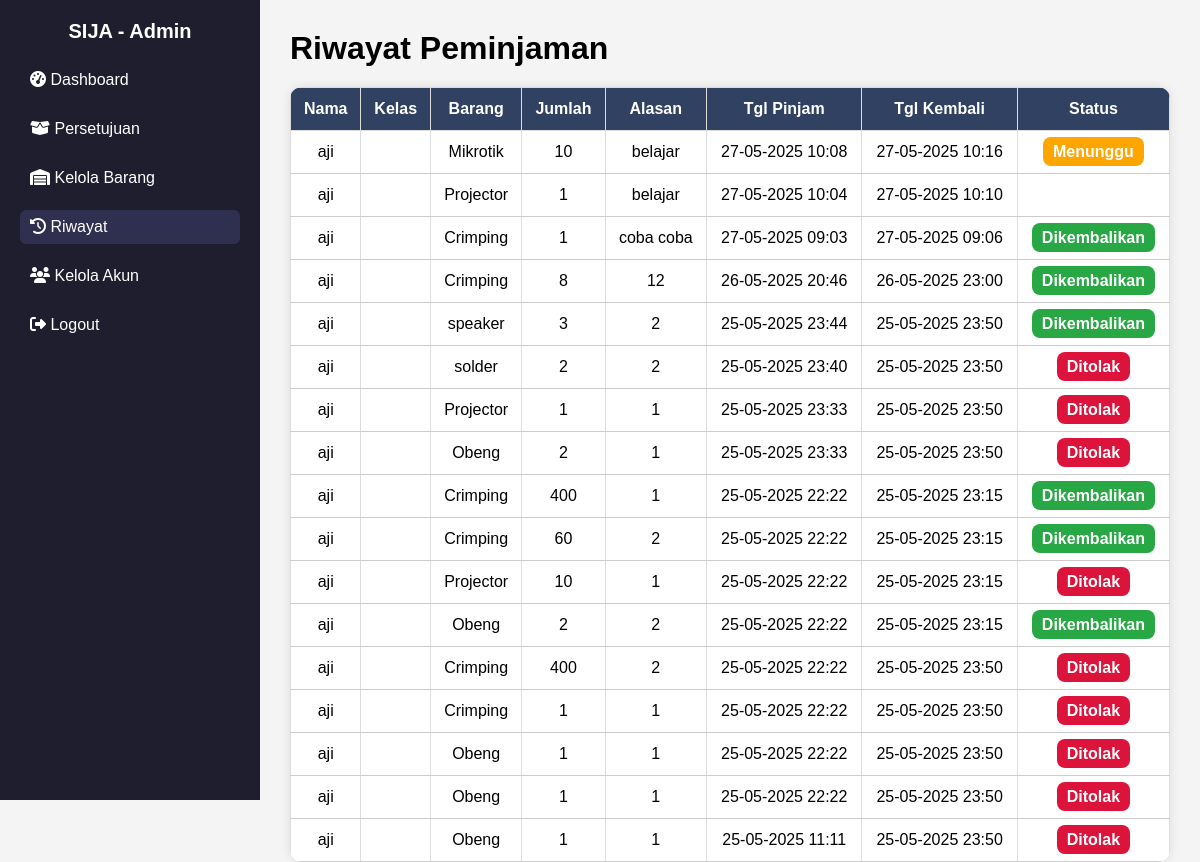
Page /projeksaas/admin/riwayat.php (signed in) on the committed database.
### tables this page shows
CREATE TABLE `peminjaman` (
  `id` int(11) NOT NULL,
  `nomor_id` int(8) NOT NULL,
  `nama` varchar(100) NOT NULL,
  `kelas` varchar(50) NOT NULL,
  `id_barang` int(11) NOT NULL,
  `alasan` text NOT NULL,
  `jumlah` int(11) NOT NULL,
  `status` enum('menunggu','disetujui','ditolak','dipinjam','dikembalikan') NOT NULL,
  `tanggal_pinjam` datetime NOT NULL,
  `tanggal_kembali` datetime NOT NULL,
  `created_at` timestamp NOT NULL DEFAULT current_timestamp()
);

CREATE TABLE `barang` (
  `id` int(11) NOT NULL,
  `gambar` varchar(255) NOT NULL,
  `nama_barang` varchar(100) NOT NULL,
  `stok` int(11) NOT NULL,
  `kategori` varchar(50) NOT NULL,
  `lokasi` varchar(100) NOT NULL,
  `kondisi` varchar(50) NOT NULL
);

### projeksaas/admin/riwayat.php (the view, shortened to what this page needs)
<?php
include "../config/db.php";
$query = mysqli_query($conn, "
  SELECT p.*, b.nama_barang
  FROM peminjaman p
  JOIN barang b ON p.id_barang = b.id
  ORDER BY p.tanggal_pinjam DESC
");
?>
<!DOCTYPE html>
<html lang="id">
<head>
  <link rel="stylesheet" href="style/riwayat.css">
  <link rel="stylesheet" href="style/admin.css">
   <link rel="stylesheet" href="https://cdnjs.cloudflare.com/ajax/libs/font-awesome/6.4.0/css/all.min.css">
</head>
<body>
<div class="admin-wrapper">
  <aside class="admin-sidebar">
    <h2>SIJA - Admin</h2>
    <ul>
      <li><a href="dashboard.php"><i class="fas fa-tachometer-alt"></i> Dashboard</a></li>
      <li><a href="persetujuan.php"><i class="fas fa-box-open"></i> Persetujuan</a></li>
      <li><a href="barang.php"><i class="fas fa-warehouse"></i> Kelola Barang</a></li>
      <li><a href="riwayat.php" class="active"><i class="fas fa-history"></i> Riwayat</a></li>
        <li><a href="akun.php"><i class="fas fa-users"></i> Kelola Akun</a></li>
      <li><a href="../proses/logout.php" id="logoutBtn"><i class="fas fa-sign-out-alt"></i> Logout</a></li>
    </ul>
  </aside>
  <main class="admin-main">
    <h1>Riwayat Peminjaman</h1>
    <table class="table-barang">
      <thead>
        <tr>
          <th>Nama</th>
          <th>Kelas</th>
          <th>Barang</th>
          <th>Jumlah</th>
          <th>Alasan</th>
          <th>Tgl Pinjam</th>
          <th>Tgl Kembali</th>
          <th>Status</th>
        </tr>
      </thead>
      <tbody>
        <?php while ($row = mysqli_fetch_assoc($query)): ?>
          <tr>
            <td><?= $row['nama'] ?></td>
            <td><?= $row['kelas'] ?></td>
            <td><?= $row['nama_barang'] ?></td>
            <td><?= $row['jumlah'] ?></td>
            <td><?= $row['alasan'] ?></td>
            <td><?= date('d-m-Y H:i', strtotime($row['tanggal_pinjam'])) ?></td>
            <td><?= date('d-m-Y H:i', strtotime($row['tanggal_kembali'])) ?></td>
            <td><?php
    $status = $row['status'];
    $class = match($status) {
      'menunggu'   => 'badge orange',
      'dipinjam'   => 'badge blue',
      'ditolak'    => 'badge red',
      'dikembalikan' => 'badge green',
      default      => 'badge'
    };
  ?>
  <span class="<?= $class ?>"><?= ucfirst($status) ?></span>
</td>
          </tr>
        <?php endwhile; ?>
      </tbody>
    </table>
  </main>
</div>
</body>
</html>

### projeksaas/admin/style/riwayat.css (style rules this page uses)
.badge { padding: 6px 10px; border-radius: 8px; font-weight: bold; color: white; text-transform: capitalize; }
.badge.orange { background-color: orange; }
.badge.red { background-color: crimson; }
.badge.green { background-color: #28a745; }

### projeksaas/admin/style/admin.css (style rules this page uses)
* { margin: 0; padding: 0; box-sizing: border-box; font-family: sans-serif; }
body { display: flex; height: 100vh; background-color: #f4f4f4; }
.admin-wrapper { display: flex; width: 100%; }
.admin-sidebar { width: 260px; background-color: #1e1e2f; color: white; padding: 20px; min-height: 100vh; position: fixed; }
.admin-sidebar h2 { margin-bottom: 20px; font-size: 20px; text-align: center; }
.admin-sidebar ul { list-style: none; }
.admin-sidebar ul li { margin-bottom: 15px; }
.admin-sidebar ul li a { color: white; text-decoration: none; padding: 8px 10px; display: block; border-radius: 6px; transition: 0.3s; }
.admin-sidebar ul li a.active, .admin-sidebar ul li a:hover { background-color: #2f2f4f; }
.admin-main { flex-grow: 1; padding: 30px; background-color: #f4f4f4; margin-left: 260px; }
.table-barang th, .table-barang td { padding: 10px; text-align: center; }
.table-barang { width: 100%; border-collapse: collapse; margin-top: 20px; }
.table-barang th, .table-barang td { padding: 10px; border: 1px solid #ddd; text-align: center; }
.table-barang th { background-color: #314161; color: white; padding: 12px; }
.table-barang td { border-bottom: 1px solid #ccc; padding: 12px; }
table { width: 100%; border-collapse: collapse; background: #fff; border-radius: 12px; overflow: hidden; box-shadow: 0 0 10px rgba(0, 0, 0, 0.1); }
a { text-decoration: none; }

### rows in the picture
peminjaman: nama "aji", id_barang.nama_barang "Mikrotik", jumlah "10", alasan "belajar", tanggal_pinjam "27-05-2025 10:08", tanggal_kembali "27-05-2025 10:16", status "Menunggu"
peminjaman: nama "aji", id_barang.nama_barang "Projector", jumlah "1", alasan "belajar", tanggal_pinjam "27-05-2025 10:04", tanggal_kembali "27-05-2025 10:10"
peminjaman: nama "aji", id_barang.nama_barang "Crimping", jumlah "1", alasan "coba coba", tanggal_pinjam "27-05-2025 09:03", tanggal_kembali "27-05-2025 09:06", status "Dikembalikan"
peminjaman: nama "aji", id_barang.nama_barang "Crimping", jumlah "8", alasan "12", tanggal_pinjam "26-05-2025 20:46", tanggal_kembali "26-05-2025 23:00", status "Dikembalikan"
peminjaman: nama "aji", id_barang.nama_barang "speaker", jumlah "3", alasan "2", tanggal_pinjam "25-05-2025 23:44", tanggal_kembali "25-05-2025 23:50", status "Dikembalikan"
peminjaman: nama "aji", id_barang.nama_barang "solder", jumlah "2", alasan "2", tanggal_pinjam "25-05-2025 23:40", tanggal_kembali "25-05-2025 23:50", status "Ditolak"
peminjaman: nama "aji", id_barang.nama_barang "Projector", jumlah "1", alasan "1", tanggal_pinjam "25-05-2025 23:33", tanggal_kembali "25-05-2025 23:50", status "Ditolak"
peminjaman: nama "aji", id_barang.nama_barang "Obeng", jumlah "2", alasan "1", tanggal_pinjam "25-05-2025 23:33", tanggal_kembali "25-05-2025 23:50", status "Ditolak"
peminjaman: nama "aji", id_barang.nama_barang "Crimping", jumlah "400", alasan "1", tanggal_pinjam "25-05-2025 22:22", tanggal_kembali "25-05-2025 23:15", status "Dikembalikan"
peminjaman: nama "aji", id_barang.nama_barang "Crimping", jumlah "60", alasan "2", tanggal_pinjam "25-05-2025 22:22", tanggal_kembali "25-05-2025 23:15", status "Dikembalikan"
peminjaman: nama "aji", id_barang.nama_barang "Projector", jumlah "10", alasan "1", tanggal_pinjam "25-05-2025 22:22", tanggal_kembali "25-05-2025 23:15", status "Ditolak"
peminjaman: nama "aji", id_barang.nama_barang "Obeng", jumlah "2", alasan "2", tanggal_pinjam "25-05-2025 22:22", tanggal_kembali "25-05-2025 23:15", status "Dikembalikan"
peminjaman: nama "aji", id_barang.nama_barang "Crimping", jumlah "400", alasan "2", tanggal_pinjam "25-05-2025 22:22", tanggal_kembali "25-05-2025 23:50", status "Ditolak"
peminjaman: nama "aji", id_barang.nama_barang "Crimping", jumlah "1", alasan "1", tanggal_pinjam "25-05-2025 22:22", tanggal_kembali "25-05-2025 23:50", status "Ditolak"
peminjaman: nama "aji", id_barang.nama_barang "Obeng", jumlah "1", alasan "1", tanggal_pinjam "25-05-2025 22:22", tanggal_kembali "25-05-2025 23:50", status "Ditolak"
peminjaman: nama "aji", id_barang.nama_barang "Obeng", jumlah "1", alasan "1", tanggal_pinjam "25-05-2025 22:22", tanggal_kembali "25-05-2025 23:50", status "Ditolak"
peminjaman: nama "aji", id_barang.nama_barang "Obeng", jumlah "1", alasan "1", tanggal_pinjam "25-05-2025 11:11", tanggal_kembali "25-05-2025 23:50", status "Ditolak"
